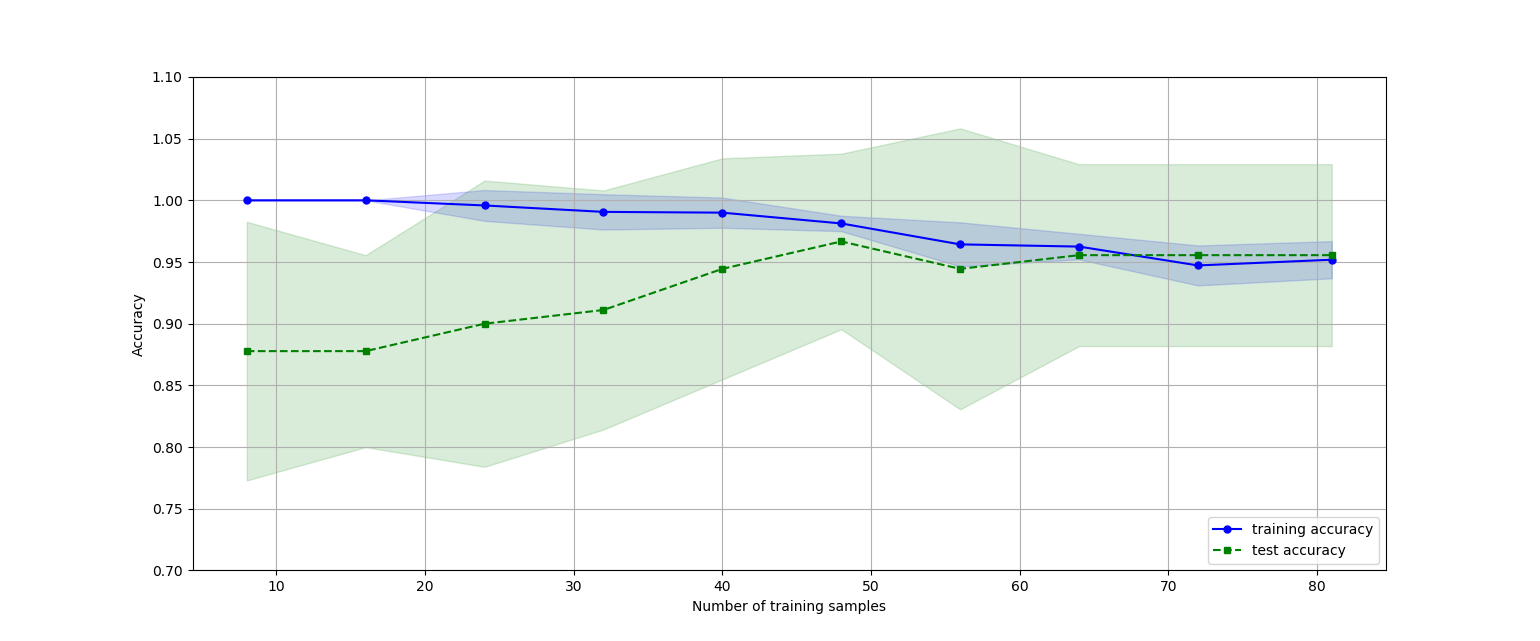

The Python source for this figure:
#在查询资料的过程中发现，在绘制学习曲线和验证曲线的过程中，我们可以通过管道技术来将数据处理和模型拟合结合在一起，减少代码量。
#Pipeline处理机制就像是把所有模型塞到一个管子里，然后依次对数据进行处理，得到最终的分类结果，pipeline将模型合并成一个模型调用，最后一个模型一定是估计器。
#逻辑回归(Logistic Regression)函数:处理分类问题

#学习曲线
import pandas as pd
import numpy as np
import matplotlib.pyplot as plt
from sklearn import datasets
from sklearn.preprocessing import LabelEncoder
from sklearn.model_selection import train_test_split,learning_curve,validation_curve
from sklearn.preprocessing import StandardScaler
from sklearn.linear_model import LogisticRegression
from sklearn.pipeline import Pipeline

iris = datasets.load_iris()
X = iris.data
y = iris.target
#分割训练集与测试集
sc=StandardScaler()
sc.fit(X)
X_std=sc.transform(X)
X_train, X_test, y_train, y_test = train_test_split(X_std,y,test_size=0.4,stratify=y,random_state=0)
#penalty为正则化选择参数，默认l2正则化
pipe_lr=Pipeline([('scl',StandardScaler()),('clf',LogisticRegression(random_state=1,penalty='l2'))])
#学习曲线
#构建学习曲线评估器，train_sizes：控制用于生成学习曲线的样本的绝对或相对数量,estimator:所使用的分类器
train_sizes,train_scores,test_scores=learning_curve(estimator=pipe_lr,X=X_train,y=y_train,train_sizes=np.linspace(0.1,1.0,10),cv=10,n_jobs=1)
#统计结果
#train_scores:训练集上的分数，test_scores:在测试集上的分数
train_mean= np.mean(train_scores,axis=1) # 压缩列，对各行求平均值
train_std = np.std(train_scores,axis=1)
test_mean =np.mean(test_scores,axis=1)
test_std=np.std(test_scores,axis=1)
#绘制效果
plt.figure(figsize=(20,10))
plt.plot(train_sizes,train_mean,color='blue',marker='o',markersize=5,label='training accuracy')
plt.fill_between(train_sizes,train_mean+train_std,train_mean-train_std,alpha=0.15,color='blue')
plt.plot(train_sizes,test_mean,color='green',linestyle='--',marker='s',markersize=5,label='test accuracy')
plt.fill_between(train_sizes,test_mean+test_std,test_mean-test_std,alpha=0.15,color='green')
plt.grid()
plt.xlabel('Number of training samples')
plt.ylabel('Accuracy')
plt.legend(loc='lower right')
plt.ylim([0.7,1.1])
plt.show()
